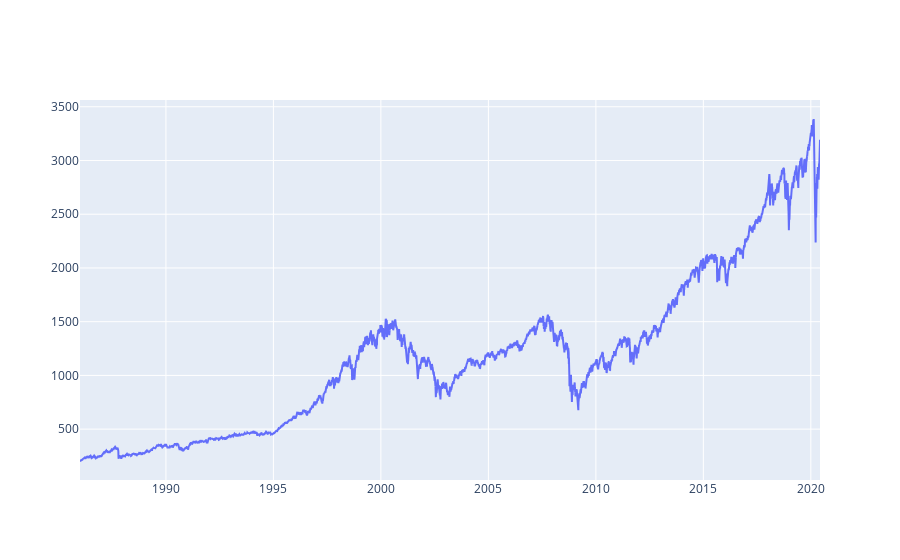

The notebook cell this image was saved under:
### Code cell
import numpy as np
import pandas as pd
import plotly.graph_objects as go
from sklearn.preprocessing import MinMaxScaler
from tensorflow.keras.models import Sequential
from tensorflow.keras.layers import LSTM, Dense

# Part 1: Importing Libraries and Data Visualization
# Load dataset
data = pd.read_csv("S&P_500_Index_Data.csv")  # Replace "your_data.csv" with the path to your dataset

# Convert Date column to Pandas date format
data['Date'] = pd.to_datetime(data['Date'])

# Visualizing the dataframe
fig = go.Figure()
fig.add_trace(go.Scatter(x=data['Date'], y=data['Close'], mode='lines', name='Close'))
fig.show()

### Figure 1 — Plotly figure (JSON) as saved in the notebook; plotly's stock layout.template omitted (floating-point values rounded to 4 significant figures; data arrays with more than 128 entries replaced by an {"elided": "..."} marker saying what was removed)
{"data": [{"mode": "lines", "name": "Close", "type": "scatter", "x": {"elided": "8678 str values"}, "y": {"elided": "8678 float values"}}], "layout": {}}
